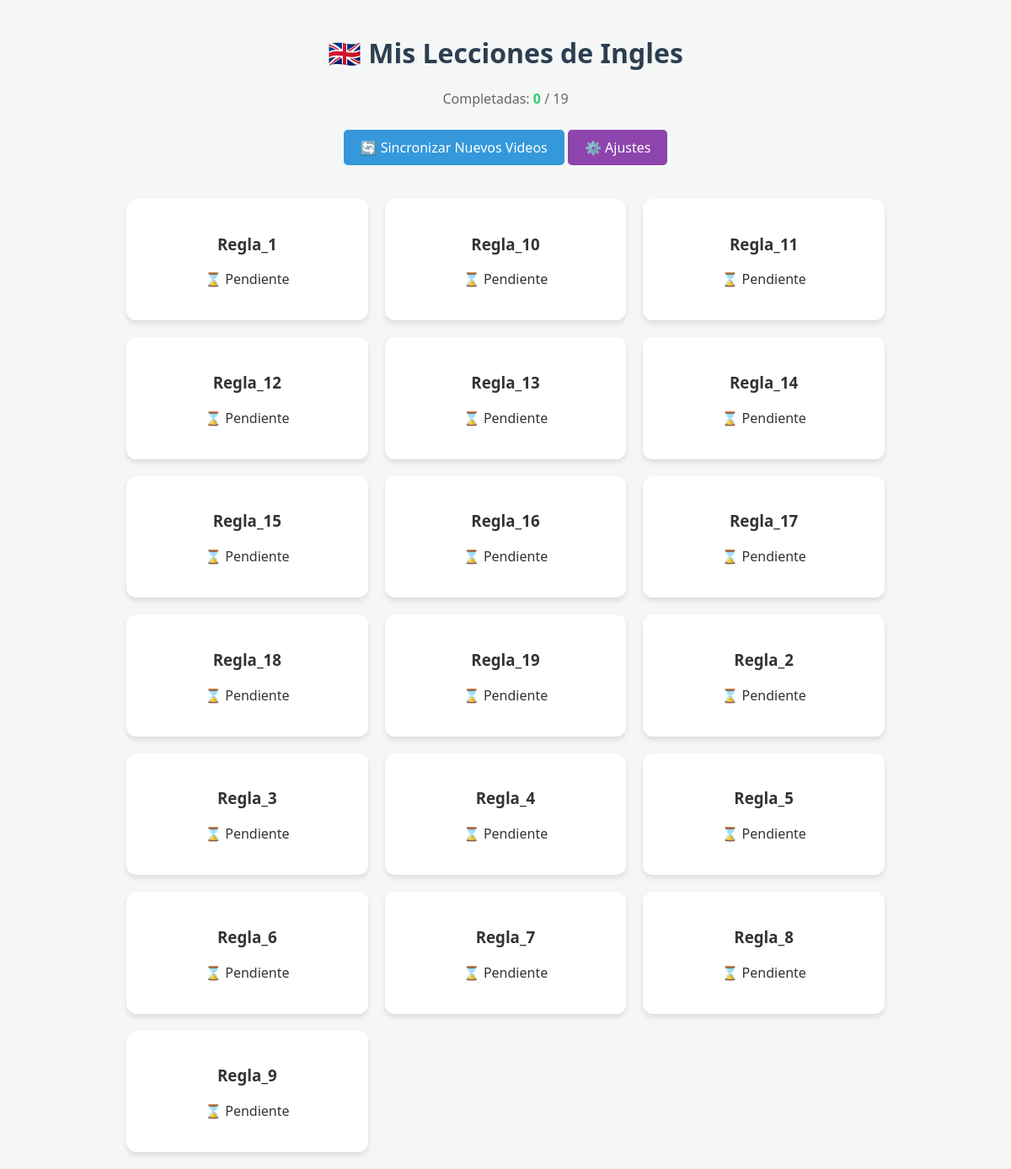
The page / on the database its author committed.
### tables this page shows
CREATE TABLE lessons (
        id INTEGER PRIMARY KEY AUTOINCREMENT,
        file_name TEXT UNIQUE,
        title TEXT,
        transcription TEXT,
        explanation TEXT,
        exercises TEXT,
        completed INTEGER DEFAULT 0
    );

### backend/Core/Controller.php (called while the page is built, shortened)
<?php
abstract class Controller
{
    protected function view(string $template, array $data = [], ?string $layout = 'layouts/main'): void
    {
        View::render($template, $data, $layout);
        exit;
    }
}

### backend/Controllers/HomeController.php (called while the page is built, shortened)
<?php
final class HomeController extends Controller
{
    public function index(array $params = []): void
    {
        $lessons = new Lesson();
        $this->view('lessons.index', [
            'title'   => 'Repaso de Ingles',
            'lessons' => $lessons->all(),
            'stats'   => $lessons->stats(),
        ]);
    }
}

### public/index.php (called while the page is built, shortened)
<?php
$router = new Router();
$router->dispatch();

### backend/Models/Lesson.php (called while the page is built, shortened)
<?php
final class Lesson extends Model
{
    public function all(): array
    {
        return $this->db->query('SELECT * FROM lessons ORDER BY id ASC')->fetchAll();
    }
    public function stats(): array
    {
        $lessons = $this->all();
        $processed = 0;
        $enriched = 0;
        $completed = 0;
        foreach ($lessons as $lesson) {
            if (!empty($lesson['transcription'])) {
                $processed++;
            }
            if (!empty($lesson['explanation'])) {
                $enriched++;
            }
        }
        return [
            'total'     => count($lessons),
            'processed' => $processed,
            'enriched'  => $enriched,
            'completed' => $completed,
            'pending'   => count($lessons) - $processed,
        ];
    }
}

### backend/Core/Model.php (called while the page is built, shortened)
<?php
abstract class Model
{
    private static ?PDO $connection = null;
    public function __construct()
    {
        $this->db = self::connection();
    }
    public static function connection(): PDO
    {
        if (self::$connection === null) {
            $pdo = new PDO('sqlite:' . Config::dbPath());
            $pdo->setAttribute(PDO::ATTR_ERRMODE, PDO::ERRMODE_EXCEPTION);
            $pdo->setAttribute(PDO::ATTR_DEFAULT_FETCH_MODE, PDO::FETCH_ASSOC);
            self::$connection = $pdo;
        }
        return self::$connection;
    }
}

### backend/Core/Config.php (called while the page is built, shortened)
<?php
final class Config
{
    public static function root(): string
    {
        return BASE_PATH;
    }
    public static function viewsDir(): string
    {
        return self::root() . '/frontend/views';
    }
}

### frontend/views/lessons/index.php (the view, shortened to what this page needs)
<h1>&#127468;&#127463; Mis Lecciones de Ingles</h1>
<p style="text-align:center; color:#666;">
    Completadas: <strong style="color:#2ecc71;"><?php echo $stats['completed']; ?></strong> /
    <?php echo $stats['total']; ?>
</p>
<div style="text-align: center;">
    <a href="/sync" class="btn">&#128260; Sincronizar Nuevos Videos</a>
    <a href="/settings" class="btn" style="background:#8e44ad">&#9881;&#65039; Ajustes</a>
</div>
<div class="grid">
    <?php foreach ($lessons as $lesson): ?>
        <a href="/lessons/<?php echo (int) $lesson['id']; ?>" class="card <?php echo $lesson['completed'] ? 'completed' : ''; ?>">
            <h3><?php echo htmlspecialchars($lesson['title']); ?></h3>
            <p><?php echo $lesson['completed'] ? '&#9989; Completada' : '&#8987; Pendiente'; ?></p>
        </a>
    <?php endforeach; ?>
</div>

### backend/Core/Router.php (shortened to what this page needs)
<?php
final class Router
{
    private array $routes = [];
    private function add(string $method, string $pattern, callable|array $handler): void
    {
        $this->routes[] = [
            'method'  => $method,
            'regex'   => $this->compile($pattern),
            'handler' => $handler,
        ];
    }
    private function compile(string $pattern): string
    {
        $trimmed = trim($pattern, '/');
        if ($trimmed === '') {
            return '#^/?$#';
        }
        $parts = explode('/', $trimmed);
        $regex = [];
        foreach ($parts as $part) {
            if (preg_match('/^\{(\w+)\}$/', $part, $match)) {
                $regex[] = '(?P<' . $match[1] . '>[^/]+)';
            } elseif (preg_match('/^\{(\w+)\.\.\.\}$/', $part, $match)) {
                $regex[] = '(?P<' . $match[1] . '>.+)';
            } else {
                $regex[] = preg_quote($part, '#');
            }
        }
        return '#^/' . implode('/', $regex) . '/?$#';
    }
    public function dispatch(): void
    {
        $path = Request::path();
        foreach ($this->routes as $route) {
            if (!preg_match($route['regex'], $path, $matches)) {
                continue;
            }
            $params = array_filter($matches, 'is_string', ARRAY_FILTER_USE_KEY);
            try {
                $handler = $route['handler'];
                if (is_array($handler)) {
                    [$class, $action] = $handler;
                    (new $class())->{$action}($params);
                } else {
                    $handler($params);
                }
            } catch (Throwable $e) {
                error_log('Router error: ' . $e->getMessage());
                Response::html('Error interno: ' . htmlspecialchars($e->getMessage(), ENT_QUOTES, 'UTF-8'), 500);
            }
            return;
        }
    }
}

### backend/Core/View.php (shortened to what this page needs)
<?php
final class View
{
    public static function render(string $template, array $data = [], ?string $layout = 'layouts/main'): void
    {
        $content = self::partial($template, $data);
        $data['content'] = $content;
        echo self::partial($layout, $data);
    }
    public static function partial(string $template, array $data = []): string
    {
        $file = Config::viewsDir() . '/' . str_replace('.', '/', $template) . '.php';
        extract($data, EXTR_SKIP);
        require $file;
        return (string) ob_get_clean();
    }
}

### frontend/views/layouts/main.php (shortened to what this page needs)
<!DOCTYPE html>
<html lang="es">
<head>
    <link rel="stylesheet" href="/assets/css/style.css">
</head>
<body>
    <div class="container">
        <?php echo $content; ?>
    </div>
</body>
</html>

### public/assets/css/style.css (style rules this page uses)
body { font-family: 'Segoe UI', Tahoma, Geneva, Verdana, sans-serif; background-color: #f4f7f6; color: #333; margin: 0; padding: 20px; }
.container { max-width: 900px; margin: 0 auto; }
h1 { color: #2c3e50; text-align: center; }
.grid { display: grid; grid-template-columns: repeat(auto-fill, minmax(250px, 1fr)); gap: 20px; margin-top: 30px; }
.card { background: white; padding: 20px; border-radius: 12px; box-shadow: 0 4px 6px rgba(0,0,0,0.1); text-align: center; text-decoration: none; color: inherit; transition: transform 0.2s; border: 2px solid transparent; }
.btn { background: #3498db; color: white; padding: 10px 20px; border-radius: 5px; text-decoration: none; display: inline-block; margin: 10px 0; cursor: pointer; border: none; }

### rows shown on the page
lessons: completed "0", title "Regla_10", shows "⌛ Pendiente"
lessons: title "Regla_1", completed "⌛ Pendiente"
lessons: title "Regla_11", completed "⌛ Pendiente"
lessons: title "Regla_12", completed "⌛ Pendiente"
lessons: title "Regla_13", completed "⌛ Pendiente"
lessons: title "Regla_14", completed "⌛ Pendiente"
lessons: title "Regla_15", completed "⌛ Pendiente"
lessons: title "Regla_16", completed "⌛ Pendiente"
lessons: title "Regla_17", completed "⌛ Pendiente"
lessons: title "Regla_18", completed "⌛ Pendiente"
lessons: title "Regla_19", completed "⌛ Pendiente"
lessons: title "Regla_2", completed "⌛ Pendiente"
lessons: title "Regla_3", completed "⌛ Pendiente"
lessons: title "Regla_4", completed "⌛ Pendiente"
lessons: title "Regla_5", completed "⌛ Pendiente"
lessons: title "Regla_6", completed "⌛ Pendiente"
lessons: title "Regla_7", completed "⌛ Pendiente"
lessons: title "Regla_8", completed "⌛ Pendiente"
lessons: title "Regla_9", completed "⌛ Pendiente"
